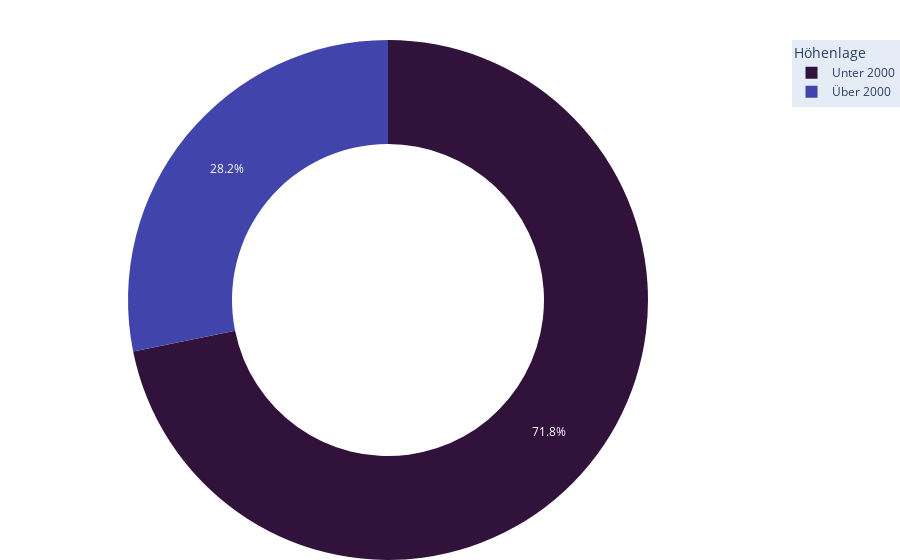

Notebook code cell kept with this figure:
### Markdown cell above
Build pie chart

### Code cell
fig_pie = px.pie(df_sum_höhe, 
                 values=df_sum_höhe, 
                 names = df_sum_höhe.index, 
                 hole=.6,  
                 color_discrete_sequence=px.colors.sequential.Turbo
                )

fig_pie.update_layout(height = 300,
                      margin={"r":0,"t":40,"l":0,"b":0},
                      showlegend = True,
                      legend=dict(title="Höhenlage",))

fig_pie.update_layout(legend=dict(
    bgcolor = 'rgb(229,236,246)'))

fig_pie.show()

### Figure 1 — Plotly figure (JSON) as saved in the notebook; plotly's stock layout.template omitted (floating-point values rounded to 4 significant figures)
{"data": [{"domain": {"x": [0, 1], "y": [0, 1]}, "hole": 0.6, "hovertemplate": "index=%{label}<br>value=%{value}<extra></extra>", "labels": ["Unter 2000", "Über 2000"], "legendgroup": "", "name": "", "showlegend": true, "type": "pie", "values": [255, 100]}], "layout": {"autosize": true, "legend": {"bgcolor": "rgb(229,236,246)", "title": {"text": "Höhenlage"}, "tracegroupgap": 0}, "margin": {"b": 0, "l": 0, "r": 0, "t": 40}, "piecolorway": ["#30123b", "#4145ab", "#4675ed", "#39a2fc", "#1bcfd4", "#24eca6", "#61fc6c", "#a4fc3b", "#d1e834", "#f3c63a", "#fe9b2d", "#f36315", "#d93806", "#b11901", "#7a0402"], "showlegend": true}}
